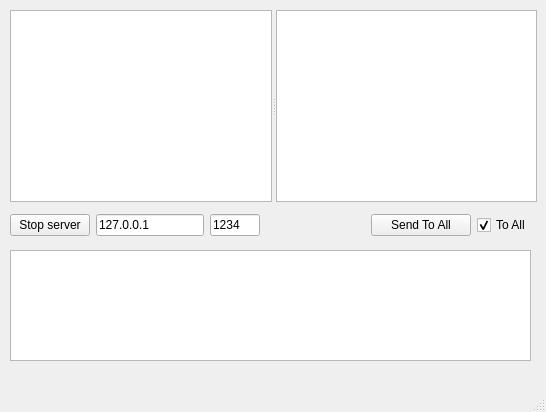
<?xml version="1.0" encoding="UTF-8"?>
<ui version="4.0">
 <class>MainWindow</class>
 <widget class="QMainWindow" name="MainWindow">
  <property name="geometry">
   <rect>
    <x>0</x>
    <y>0</y>
    <width>546</width>
    <height>412</height>
   </rect>
  </property>
  <property name="windowTitle">
   <string>MainWindow</string>
  </property>
  <widget class="QWidget" name="centralwidget">
   <widget class="QSplitter" name="splitter">
    <property name="geometry">
     <rect>
      <x>10</x>
      <y>10</y>
      <width>527</width>
      <height>192</height>
     </rect>
    </property>
    <property name="orientation">
     <enum>Qt::Horizontal</enum>
    </property>
    <widget class="QListWidget" name="lwLog">
     <property name="sizePolicy">
      <sizepolicy hsizetype="Expanding" vsizetype="Expanding">
       <horstretch>0</horstretch>
       <verstretch>0</verstretch>
      </sizepolicy>
     </property>
     <property name="selectionRectVisible">
      <bool>false</bool>
     </property>
    </widget>
    <widget class="QListWidget" name="lwUsers">
     <property name="sizePolicy">
      <sizepolicy hsizetype="Minimum" vsizetype="Fixed">
       <horstretch>0</horstretch>
       <verstretch>0</verstretch>
      </sizepolicy>
     </property>
     <property name="selectionMode">
      <enum>QAbstractItemView::MultiSelection</enum>
     </property>
     <property name="sortingEnabled">
      <bool>true</bool>
     </property>
    </widget>
   </widget>
   <widget class="QWidget" name="layoutWidget">
    <property name="geometry">
     <rect>
      <x>10</x>
      <y>210</y>
      <width>521</width>
      <height>30</height>
     </rect>
    </property>
    <layout class="QHBoxLayout" name="horizontalLayout">
     <item>
      <widget class="QPushButton" name="pbStartStop">
       <property name="text">
        <string>Stop server</string>
       </property>
       <property name="checkable">
        <bool>true</bool>
       </property>
       <property name="checked">
        <bool>false</bool>
       </property>
      </widget>
     </item>
     <item>
      <widget class="QLineEdit" name="leHost">
       <property name="text">
        <string>127.0.0.1</string>
       </property>
      </widget>
     </item>
     <item>
      <widget class="QLineEdit" name="lePort">
       <property name="sizePolicy">
        <sizepolicy hsizetype="Fixed" vsizetype="Fixed">
         <horstretch>0</horstretch>
         <verstretch>0</verstretch>
        </sizepolicy>
       </property>
       <property name="minimumSize">
        <size>
         <width>50</width>
         <height>0</height>
        </size>
       </property>
       <property name="maximumSize">
        <size>
         <width>50</width>
         <height>16777215</height>
        </size>
       </property>
       <property name="text">
        <string>1234</string>
       </property>
      </widget>
     </item>
     <item>
      <spacer name="horizontalSpacer">
       <property name="orientation">
        <enum>Qt::Horizontal</enum>
       </property>
       <property name="sizeHint" stdset="0">
        <size>
         <width>40</width>
         <height>20</height>
        </size>
       </property>
      </spacer>
     </item>
     <item>
      <widget class="QPushButton" name="pbSend">
       <property name="sizePolicy">
        <sizepolicy hsizetype="Fixed" vsizetype="Fixed">
         <horstretch>0</horstretch>
         <verstretch>0</verstretch>
        </sizepolicy>
       </property>
       <property name="minimumSize">
        <size>
         <width>100</width>
         <height>0</height>
        </size>
       </property>
       <property name="maximumSize">
        <size>
         <width>100</width>
         <height>16777215</height>
        </size>
       </property>
       <property name="text">
        <string>Send To All</string>
       </property>
      </widget>
     </item>
     <item>
      <widget class="QCheckBox" name="cbToAll">
       <property name="text">
        <string>To All</string>
       </property>
       <property name="shortcut">
        <string/>
       </property>
       <property name="checked">
        <bool>true</bool>
       </property>
       <property name="tristate">
        <bool>false</bool>
       </property>
      </widget>
     </item>
    </layout>
   </widget>
   <widget class="QWidget" name="layoutWidget_2">
    <property name="geometry">
     <rect>
      <x>10</x>
      <y>250</y>
      <width>521</width>
      <height>111</height>
     </rect>
    </property>
    <layout class="QHBoxLayout" name="horizontalLayout_2">
     <item>
      <widget class="QPlainTextEdit" name="pteMessage">
       <property name="plainText">
        <string/>
       </property>
      </widget>
     </item>
    </layout>
   </widget>
  </widget>
  <widget class="QMenuBar" name="menubar">
   <property name="geometry">
    <rect>
     <x>0</x>
     <y>0</y>
     <width>546</width>
     <height>26</height>
    </rect>
   </property>
  </widget>
  <widget class="QStatusBar" name="statusbar"/>
 </widget>
 <resources/>
 <connections/>
</ui>
